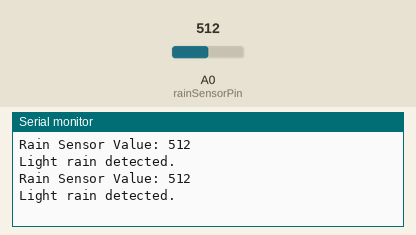
A sketch run on a simulated Arduino Uno, built with avr-gcc and run on an emulated ATmega328P. Parts: the last lines printed to the serial monitor. The test bench sets the inputs (shaded band); at power-on: A0 (rainSensorPin) = 512.

Above: at 1.8 s.
1.9 s: A0 (rainSensorPin) set to 688
At 2.8 s:
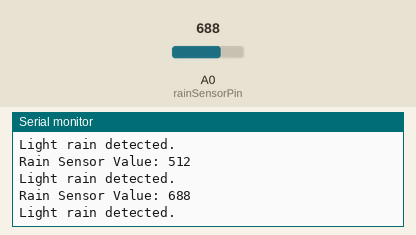
3.4 s: A0 (rainSensorPin) set to 711
At 4.5 s:
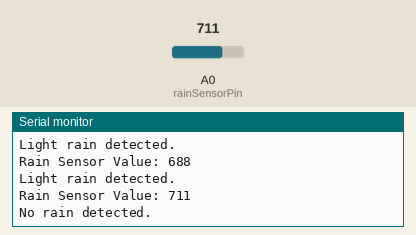
Timing chart, 0 to 6.4 s (numbered marks = the images above; inputs shaded):
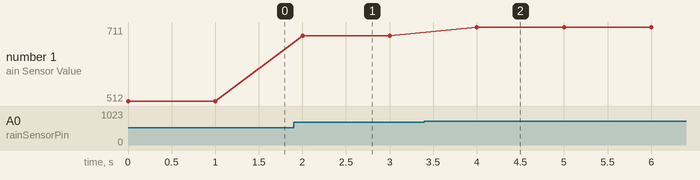

The sketch:

rain_sensor.ino
```cpp
int rainSensorPin = A0;
int rainValue = 0;

void setup() {
  Serial.begin(9600);
}

void loop() {
  rainValue = analogRead(rainSensorPin);

  Serial.print("Rain Sensor Value: ");
  Serial.println(rainValue);

  if (rainValue < 300) {
    Serial.println("Heavy rain detected!");
  } else if (rainValue < 700) {
    Serial.println("Light rain detected.");
  } else {
    Serial.println("No rain detected.");
  }

  delay(1000);
}
```

Measured:
- the behaviour switches between 699 and 700 on A0 (rainSensorPin) (found by bisection; images 1 and 2)
- after the input at 1.9 s, the serial monitor: prints a new line after 0.10 s (image 1)
- after the input at 3.4 s, the serial monitor: prints a new line after 0.60 s (image 2)
- plotted number 1: 512 → 688 after the input at 1.9 s, 688 → 711 after the input at 3.4 s
